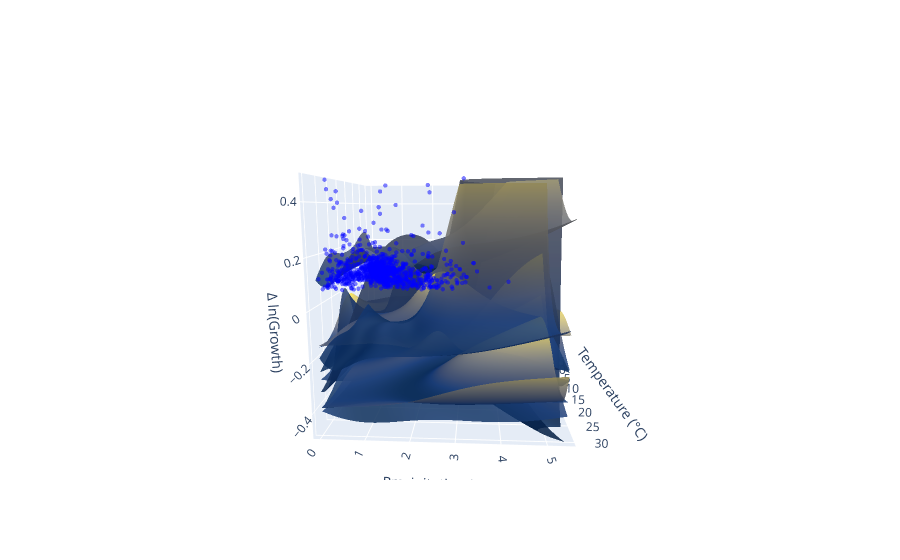

The code cell stored with this chart in its notebook:
### Markdown cell above
### 2.1.2 Data visualisation
In this section we visualise the top-n models in a temperature-precipitation grid

### Code cell
n_obs_holdout=5*n_countries


holdout_data=go.Scatter3d(
  x=true_data.x[-n_obs_holdout:],
  y=true_data.y[-n_obs_holdout:],
  z=true_data.z[-n_obs_holdout:],
  mode='markers',
  marker=dict(size=1.5, opacity=0.5, color='blue'),
  name='Holdout Data'
  )

# plot_data = model_surfaces
# plot_data = [mean_surface] 
# plot_data=[mean_surface, bench_surface]
# plot_data=[bench_surface, bench_surface_no_outlier]
plot_data= model_surfaces + [holdout_data]


fig= go.Figure(data=plot_data)
fig.update_layout(
    scene=dict(
        xaxis_title='Temperature (°C)',
        yaxis_title='Precipitation (m)',
        zaxis_title='Δ ln(Growth)',
        camera=dict(eye=dict(x=2.11, y=0.12, z=0.38))
        
        ,zaxis=dict(range=[-0.5, 0.5])
    ),
    legend=dict(
        bgcolor='rgba(255,255,255,0.7)',
        bordercolor='black',
        borderwidth=1
    )
)

fig.show()

### Figure 1 — Plotly figure (JSON) as saved in the notebook; plotly's stock layout.template omitted (floating-point values rounded to 4 significant figures; data arrays with more than 128 entries replaced by an {"elided": "..."} marker saying what was removed)
{"data": [{"colorscale": [[0, "#00224e"], [0.1111, "#123570"], [0.2222, "#3b496c"], [0.3333, "#575d6d"], [0.4444, "#707173"], [0.5556, "#8a8678"], [0.6667, "#a59c74"], [0.7778, "#c3b369"], [0.8889, "#e1cc55"], [1, "#fee838"]], "name": "Model (32, 2)", "opacity": 0.85, "showscale": false, "type": "surface", "x": {"elided": "90x90 float values"}, "y": {"elided": "90x90 float values"}, "z": {"elided": "90x90 float values"}}, {"colorscale": [[0, "#00224e"], [0.1111, "#123570"], [0.2222, "#3b496c"], [0.3333, "#575d6d"], [0.4444, "#707173"], [0.5556, "#8a8678"], [0.6667, "#a59c74"], [0.7778, "#c3b369"], [0.8889, "#e1cc55"], [1, "#fee838"]], "name": "Model (16, 2)", "opacity": 0.85, "showscale": false, "type": "surface", "x": {"elided": "90x90 float values"}, "y": {"elided": "90x90 float values"}, "z": {"elided": "90x90 float values"}}, {"colorscale": [[0, "#00224e"], [0.1111, "#123570"], [0.2222, "#3b496c"], [0.3333, "#575d6d"], [0.4444, "#707173"], [0.5556, "#8a8678"], [0.6667, "#a59c74"], [0.7778, "#c3b369"], [0.8889, "#e1cc55"], [1, "#fee838"]], "name": "Model (8, 2)", "opacity": 0.85, "showscale": false, "type": "surface", "x": {"elided": "90x90 float values"}, "y": {"elided": "90x90 float values"}, "z": {"elided": "90x90 float values"}}, {"colorscale": [[0, "#00224e"], [0.1111, "#123570"], [0.2222, "#3b496c"], [0.3333, "#575d6d"], [0.4444, "#707173"], [0.5556, "#8a8678"], [0.6667, "#a59c74"], [0.7778, "#c3b369"], [0.8889, "#e1cc55"], [1, "#fee838"]], "name": "Model (16, 2, 2)", "opacity": 0.85, "showscale": false, "type": "surface", "x": {"elided": "90x90 float values"}, "y": {"elided": "90x90 float values"}, "z": {"elided": "90x90 float values"}}, {"colorscale": [[0, "#00224e"], [0.1111, "#123570"], [0.2222, "#3b496c"], [0.3333, "#575d6d"], [0.4444, "#707173"], [0.5556, "#8a8678"], [0.6667, "#a59c74"], [0.7778, "#c3b369"], [0.8889, "#e1cc55"], [1, "#fee838"]], "name": "Model (2, 2)", "opacity": 0.85, "showscale": false, "type": "surface", "x": {"elided": "90x90 float values"}, "y": {"elided": "90x90 float values"}, "z": {"elided": "90x90 float values"}}, {"colorscale": [[0, "#00224e"], [0.1111, "#123570"], [0.2222, "#3b496c"], [0.3333, "#575d6d"], [0.4444, "#707173"], [0.5556, "#8a8678"], [0.6667, "#a59c74"], [0.7778, "#c3b369"], [0.8889, "#e1cc55"], [1, "#fee838"]], "name": "Model (4, 2)", "opacity": 0.85, "showscale": false, "type": "surface", "x": {"elided": "90x90 float values"}, "y": {"elided": "90x90 float values"}, "z": {"elided": "90x90 float values"}}, {"colorscale": [[0, "#00224e"], [0.1111, "#123570"], [0.2222, "#3b496c"], [0.3333, "#575d6d"], [0.4444, "#707173"], [0.5556, "#8a8678"], [0.6667, "#a59c74"], [0.7778, "#c3b369"], [0.8889, "#e1cc55"], [1, "#fee838"]], "name": "Model (4, 4, 2)", "opacity": 0.85, "showscale": false, "type": "surface", "x": {"elided": "90x90 float values"}, "y": {"elided": "90x90 float values"}, "z": {"elided": "90x90 float values"}}, {"colorscale": [[0, "#00224e"], [0.1111, "#123570"], [0.2222, "#3b496c"], [0.3333, "#575d6d"], [0.4444, "#707173"], [0.5556, "#8a8678"], [0.6667, "#a59c74"], [0.7778, "#c3b369"], [0.8889, "#e1cc55"], [1, "#fee838"]], "name": "Model (32, 8)", "opacity": 0.85, "showscale": false, "type": "surface", "x": {"elided": "90x90 float values"}, "y": {"elided": "90x90 float values"}, "z": {"elided": "90x90 float values"}}, {"colorscale": [[0, "#00224e"], [0.1111, "#123570"], [0.2222, "#3b496c"], [0.3333, "#575d6d"], [0.4444, "#707173"], [0.5556, "#8a8678"], [0.6667, "#a59c74"], [0.7778, "#c3b369"], [0.8889, "#e1cc55"], [1, "#fee838"]], "name": "Model (4, 2, 2)", "opacity": 0.85, "showscale": false, "type": "surface", "x": {"elided": "90x90 float values"}, "y": {"elided": "90x90 float values"}, "z": {"elided": "90x90 float values"}}, {"colorscale": [[0, "#00224e"], [0.1111, "#123570"], [0.2222, "#3b496c"], [0.3333, "#575d6d"], [0.4444, "#707173"], [0.5556, "#8a8678"], [0.6667, "#a59c74"], [0.7778, "#c3b369"], [0.8889, "#e1cc55"], [1, "#fee838"]], "name": "Model (8, 8, 2)", "opacity": 0.85, "showscale": false, "type": "surface", "x": {"elided": "90x90 float values"}, "y": {"elided": "90x90 float values"}, "z": {"elided": "90x90 float values"}}, {"marker": {"color": "blue", "opacity": 0.5, "size": 1.5}, "mode": "markers", "name": "Holdout Data", "type": "scatter3d", "x": {"elided": "980 float values"}, "y": {"elided": "980 float values"}, "z": {"elided": "980 float values"}}], "layout": {"legend": {"bgcolor": "rgba(255,255,255,0.7)", "bordercolor": "black", "borderwidth": 1}, "scene": {"camera": {"eye": {"x": 2.11, "y": 0.12, "z": 0.38}}, "xaxis": {"title": {"text": "Temperature (°C)"}}, "yaxis": {"title": {"text": "Precipitation (m)"}}, "zaxis": {"range": [-0.5, 0.5], "title": {"text": "Δ ln(Growth)"}}}}}
